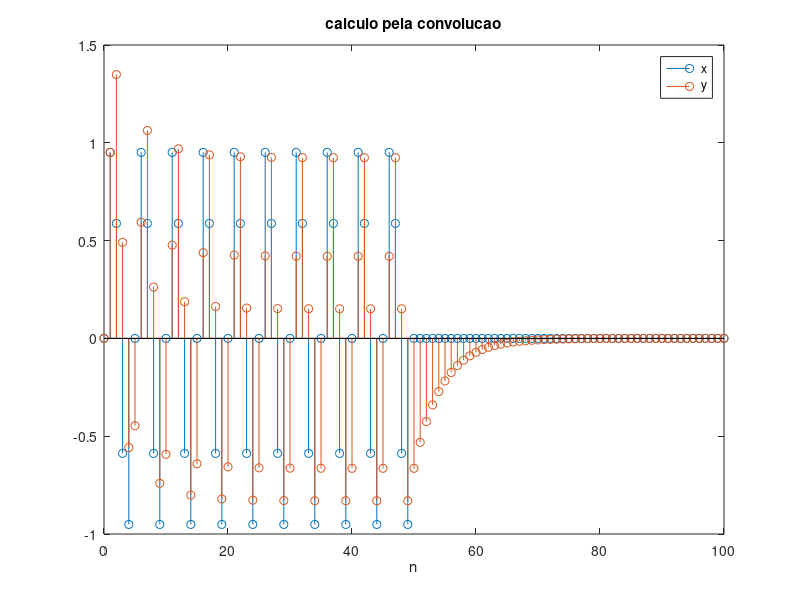

Write the MATLAB code that produced this figure.
clear; close all; clc;

N = 50;
alfa = 0.8;
f = 1/5;
n = 0:N;
x = sin(2*pi*f*n);  % sinal de entrada
h = alfa.^n;        % resposta impulsiva
y = conv(x,h);      % calcula saida

x1 = [x zeros(1,N)];
stem(0:2*N, x1);
hold on;
stem(0:2*N, y);
legend('x', 'y');
xlabel('n');
title('calculo pela convolucao');
